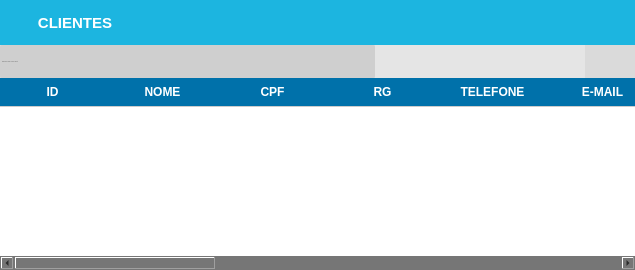
            <widget class="QWidget" name="clientes">
             <layout class="QGridLayout" name="gridLayout_2">
              <property name="leftMargin">
               <number>0</number>
              </property>
              <property name="topMargin">
               <number>0</number>
              </property>
              <property name="rightMargin">
               <number>0</number>
              </property>
              <property name="bottomMargin">
               <number>0</number>
              </property>
              <property name="spacing">
               <number>0</number>
              </property>
              <item row="0" column="0">
               <widget class="QFrame" name="frame_4">
                <property name="styleSheet">
                 <string notr="true">background-color: rgb(118, 118, 118);</string>
                </property>
                <property name="frameShape">
                 <enum>QFrame::NoFrame</enum>
                </property>
                <property name="frameShadow">
                 <enum>QFrame::Raised</enum>
                </property>
                <layout class="QVBoxLayout" name="verticalLayout_3">
                 <property name="spacing">
                  <number>0</number>
                 </property>
                 <property name="leftMargin">
                  <number>0</number>
                 </property>
                 <property name="topMargin">
                  <number>0</number>
                 </property>
                 <property name="rightMargin">
                  <number>0</number>
                 </property>
                 <property name="bottomMargin">
                  <number>0</number>
                 </property>
                 <item>
                  <widget class="QFrame" name="frame_8">
                   <property name="maximumSize">
                    <size>
                     <width>16777215</width>
                     <height>45</height>
                    </size>
                   </property>
                   <property name="styleSheet">
                    <string notr="true">background-color: qlineargradient(spread:pad, x1:0.518552, y1:0.414227, x2:0.52957, y2:1, stop:0 #1CB5E0 , stop:1 #1CB5E0);</string>
                   </property>
                   <property name="frameShape">
                    <enum>QFrame::NoFrame</enum>
                   </property>
                   <property name="frameShadow">
                    <enum>QFrame::Raised</enum>
                   </property>
                   <layout class="QHBoxLayout" name="horizontalLayout_5">
                    <property name="spacing">
                     <number>0</number>
                    </property>
                    <property name="leftMargin">
                     <number>0</number>
                    </property>
                    <property name="topMargin">
                     <number>0</number>
                    </property>
                    <property name="rightMargin">
                     <number>0</number>
                    </property>
                    <property name="bottomMargin">
                     <number>0</number>
                    </property>
                    <item>
                     <widget class="QPushButton" name="pushButton_14">
                      <property name="minimumSize">
                       <size>
                        <width>150</width>
                        <height>45</height>
                       </size>
                      </property>
                      <property name="styleSheet">
                       <string notr="true">QPushButton {
background-color:  #1CB5E0;
border: none;
color: rgb(255, 255, 255);
font-weight: bold;
font-size: 15px;


text-transform: uppercase
 }
QPushButton:hover{
background-color:  #1CB5E0;
border: none;
color: rgb(255, 255, 255);
font-weight: bold;
font-size: 16px;
text-decoration:underline;



}</string>
                      </property>
                      <property name="text">
                       <string>CLIENTES</string>
                      </property>
                      <property name="icon">
                       <iconset>
                        <normaloff>img/clieentee.png</normaloff>img/clieentee.png</iconset>
                      </property>
                      <property name="iconSize">
                       <size>
                        <width>30</width>
                        <height>30</height>
                       </size>
                      </property>
                     </widget>
                    </item>
                    <item>
                     <spacer name="horizontalSpacer_2">
                      <property name="orientation">
                       <enum>Qt::Horizontal</enum>
                      </property>
                      <property name="sizeHint" stdset="0">
                       <size>
                        <width>485</width>
                        <height>20</height>
                       </size>
                      </property>
                     </spacer>
                    </item>
                   </layout>
                  </widget>
                 </item>
                 <item>
                  <widget class="QFrame" name="frame_9">
                   <property name="maximumSize">
                    <size>
                     <width>16777215</width>
                     <height>33</height>
                    </size>
                   </property>
                   <property name="styleSheet">
                    <string notr="true">background-color: rgb(218, 218, 218);</string>
                   </property>
                   <property name="frameShape">
                    <enum>QFrame::NoFrame</enum>
                   </property>
                   <property name="frameShadow">
                    <enum>QFrame::Raised</enum>
                   </property>
                   <layout class="QGridLayout" name="gridLayout_8">
                    <property name="leftMargin">
                     <number>0</number>
                    </property>
                    <property name="topMargin">
                     <number>0</number>
                    </property>
                    <property name="rightMargin">
                     <number>0</number>
                    </property>
                    <property name="bottomMargin">
                     <number>0</number>
                    </property>
                    <property name="spacing">
                     <number>0</number>
                    </property>
                    <item row="0" column="0">
                     <widget class="QLineEdit" name="tx_BuscaClientes">
                      <property name="sizePolicy">
                       <sizepolicy hsizetype="Preferred" vsizetype="Preferred">
                        <horstretch>0</horstretch>
                        <verstretch>0</verstretch>
                       </sizepolicy>
                      </property>
                      <property name="maximumSize">
                       <size>
                        <width>777777</width>
                        <height>16777215</height>
                       </size>
                      </property>
                      <property name="font">
                       <font>
                        <family>Arial</family>
                        <pointsize>-1</pointsize>
                        <weight>50</weight>
                        <italic>false</italic>
                        <bold>false</bold>
                       </font>
                      </property>
                      <property name="mouseTracking">
                       <bool>false</bool>
                      </property>
                      <property name="focusPolicy">
                       <enum>Qt::ClickFocus</enum>
                      </property>
                      <property name="styleSheet">
                       <string notr="true">QLineEdit{
background: #CFCFCF;
border-radius: 2px;
color: #000;
font: 13px &quot;Arial&quot; ;
text-transform: uppercase;
}
QLineEdit:Focus {
border: 1px solid blue;
}</string>
                      </property>
                      <property name="placeholderText">
                       <string>Pesquise por nome ou cpf do cliente</string>
                      </property>
                     </widget>
                    </item>
                    <item row="0" column="2">
                     <widget class="QPushButton" name="Bt_Cad_Cliente">
                      <property name="sizePolicy">
                       <sizepolicy hsizetype="Preferred" vsizetype="Preferred">
                        <horstretch>0</horstretch>
                        <verstretch>0</verstretch>
                       </sizepolicy>
                      </property>
                      <property name="minimumSize">
                       <size>
                        <width>0</width>
                        <height>33</height>
                       </size>
                      </property>
                      <property name="maximumSize">
                       <size>
                        <width>50</width>
                        <height>16777215</height>
                       </size>
                      </property>
                      <property name="toolTip">
                       <string>Adicionar cliente</string>
                      </property>
                      <property name="styleSheet">
                       <string notr="true">QPushButton {

background-color: rgb(229, 229, 229);
border:none;
 }
QPushButton:hover{
background-color: rgb(255, 255, 255);

}</string>
                      </property>
                      <property name="text">
                       <string/>
                      </property>
                      <property name="icon">
                       <iconset>
                        <normaloff>img/adicionar.png</normaloff>img/adicionar.png</iconset>
                      </property>
                      <property name="iconSize">
                       <size>
                        <width>50</width>
                        <height>25</height>
                       </size>
                      </property>
                     </widget>
                    </item>
                    <item row="0" column="4">
                     <widget class="QPushButton" name="Bt_Edit_Cliente">
                      <property name="sizePolicy">
                       <sizepolicy hsizetype="Preferred" vsizetype="Preferred">
                        <horstretch>0</horstretch>
                        <verstretch>0</verstretch>
                       </sizepolicy>
                      </property>
                      <property name="minimumSize">
                       <size>
                        <width>0</width>
                        <height>0</height>
                       </size>
                      </property>
                      <property name="maximumSize">
                       <size>
                        <width>60</width>
                        <height>33</height>
                       </size>
                      </property>
                      <property name="font">
                       <font>
                        <pointsize>6</pointsize>
                       </font>
                      </property>
                      <property name="toolTip">
                       <string>Primeiro selecione o cliente que deseja editar</string>
                      </property>
                      <property name="styleSheet">
                       <string notr="true">QPushButton {
background-color: rgb(229, 229, 229);
border:none;
 }
QPushButton:hover{
background-color: rgb(255, 255, 255);

}</string>
                      </property>
                      <property name="text">
                       <string/>
                      </property>
                      <property name="icon">
                       <iconset>
                        <normaloff>img/editar.png</normaloff>img/editar.png</iconset>
                      </property>
                      <property name="iconSize">
                       <size>
                        <width>50</width>
                        <height>25</height>
                       </size>
                      </property>
                     </widget>
                    </item>
                    <item row="0" column="5">
                     <widget class="QPushButton" name="Bt_Excluir_Cliente">
                      <property name="sizePolicy">
                       <sizepolicy hsizetype="Preferred" vsizetype="Preferred">
                        <horstretch>0</horstretch>
                        <verstretch>0</verstretch>
                       </sizepolicy>
                      </property>
                      <property name="minimumSize">
                       <size>
                        <width>0</width>
                        <height>33</height>
                       </size>
                      </property>
                      <property name="maximumSize">
                       <size>
                        <width>50</width>
                        <height>16777215</height>
                       </size>
                      </property>
                      <property name="toolTip">
                       <string>Primeiro selecione o cliente que deseja excluir</string>
                      </property>
                      <property name="styleSheet">
                       <string notr="true">QPushButton {
background-color: rgb(229, 229, 229);
border:none;
 }
QPushButton:hover{
background-color: rgb(255, 255, 255);

}</string>
                      </property>
                      <property name="text">
                       <string/>
                      </property>
                      <property name="icon">
                       <iconset>
                        <normaloff>img/remover.png</normaloff>img/remover.png</iconset>
                      </property>
                      <property name="iconSize">
                       <size>
                        <width>30</width>
                        <height>27</height>
                       </size>
                      </property>
                     </widget>
                    </item>
                    <item row="0" column="6">
                     <widget class="QPushButton" name="Bt_Imprimir_Cliente">
                      <property name="sizePolicy">
                       <sizepolicy hsizetype="Preferred" vsizetype="Preferred">
                        <horstretch>0</horstretch>
                        <verstretch>0</verstretch>
                       </sizepolicy>
                      </property>
                      <property name="minimumSize">
                       <size>
                        <width>0</width>
                        <height>33</height>
                       </size>
                      </property>
                      <property name="maximumSize">
                       <size>
                        <width>50</width>
                        <height>16777215</height>
                       </size>
                      </property>
                      <property name="toolTip">
                       <string>Imprimir ou salvar relatório da lista de clientes</string>
                      </property>
                      <property name="styleSheet">
                       <string notr="true">QPushButton {
border:none;
 }
QPushButton:hover{
background-color: rgb(255, 255, 255);

}</string>
                      </property>
                      <property name="text">
                       <string/>
                      </property>
                      <property name="icon">
                       <iconset>
                        <normaloff>img/impressora.png</normaloff>img/impressora.png</iconset>
                      </property>
                      <property name="iconSize">
                       <size>
                        <width>30</width>
                        <height>30</height>
                       </size>
                      </property>
                     </widget>
                    </item>
                    <item row="0" column="1">
                     <widget class="QPushButton" name="Bt_PesquisaCliente">
                      <property name="sizePolicy">
                       <sizepolicy hsizetype="Preferred" vsizetype="Preferred">
                        <horstretch>0</horstretch>
                        <verstretch>0</verstretch>
                       </sizepolicy>
                      </property>
                      <property name="minimumSize">
                       <size>
                        <width>0</width>
                        <height>33</height>
                       </size>
                      </property>
                      <property name="maximumSize">
                       <size>
                        <width>50</width>
                        <height>16777215</height>
                       </size>
                      </property>
                      <property name="toolTip">
                       <string>Pesquisar cliente</string>
                      </property>
                      <property name="styleSheet">
                       <string notr="true">QPushButton {

background-color: rgb(229, 229, 229);
border:none;
 }
QPushButton:hover{
background-color: rgb(255, 255, 255);

}</string>
                      </property>
                      <property name="text">
                       <string/>
                      </property>
                      <property name="icon">
                       <iconset>
                        <normaloff>img/pesquisar.png</normaloff>img/pesquisar.png</iconset>
                      </property>
                      <property name="iconSize">
                       <size>
                        <width>50</width>
                        <height>30</height>
                       </size>
                      </property>
                     </widget>
                    </item>
                   </layout>
                  </widget>
                 </item>
                 <item>
                  <widget class="QFrame" name="frame_10">
                   <property name="frameShape">
                    <enum>QFrame::NoFrame</enum>
                   </property>
                   <property name="frameShadow">
                    <enum>QFrame::Raised</enum>
                   </property>
                   <layout class="QHBoxLayout" name="horizontalLayout_7">
                    <property name="spacing">
                     <number>0</number>
                    </property>
                    <property name="leftMargin">
                     <number>0</number>
                    </property>
                    <property name="topMargin">
                     <number>0</number>
                    </property>
                    <property name="rightMargin">
                     <number>0</number>
                    </property>
                    <property name="bottomMargin">
                     <number>0</number>
                    </property>
                    <item>
                     <widget class="QTableWidget" name="TableWidget_Cliente">
                      <property name="sizePolicy">
                       <sizepolicy hsizetype="Preferred" vsizetype="Preferred">
                        <horstretch>0</horstretch>
                        <verstretch>0</verstretch>
                       </sizepolicy>
                      </property>
                      <property name="styleSheet">
                       <string notr="true">QHeaderView:section{
background-color: rgb(0, 113, 170);
padding: 5px 5px 5px 0px ;
font-size: 12px;
font-family: &quot;Arial&quot;;
font-weight: bold;
color: rgb(255, 255, 255);
border:none;
border-bottom: 1px solid #CCC;
}
QTableView{
background-color: rgb(255, 255, 255);
font-size: 12px;
color: rgb(113, 113, 113);

}
</string>
                      </property>
                      <property name="frameShape">
                       <enum>QFrame::NoFrame</enum>
                      </property>
                      <property name="dragDropOverwriteMode">
                       <bool>true</bool>
                      </property>
                      <property name="columnCount">
                       <number>15</number>
                      </property>
                      <attribute name="horizontalHeaderDefaultSectionSize">
                       <number>110</number>
                      </attribute>
                      <attribute name="horizontalHeaderMinimumSectionSize">
                       <number>15</number>
                      </attribute>
                      <attribute name="verticalHeaderHighlightSections">
                       <bool>true</bool>
                      </attribute>
                      <attribute name="verticalHeaderShowSortIndicator" stdset="0">
                       <bool>false</bool>
                      </attribute>
                      <attribute name="verticalHeaderStretchLastSection">
                       <bool>false</bool>
                      </attribute>
                      <column>
                       <property name="text">
                        <string>ID</string>
                       </property>
                      </column>
                      <column>
                       <property name="text">
                        <string>NOME</string>
                       </property>
                      </column>
                      <column>
                       <property name="text">
                        <string>CPF</string>
                       </property>
                      </column>
                      <column>
                       <property name="text">
                        <string>RG</string>
                       </property>
                      </column>
                      <column>
                       <property name="text">
                        <string>TELEFONE</string>
                       </property>
                      </column>
                      <column>
                       <property name="text">
                        <string>E-MAIL</string>
                       </property>
                      </column>
                      <column>
                       <property name="text">
                        <string>CEP</string>
                       </property>
                      </column>
                      <column>
                       <property name="text">
                        <string>ENDEREÇO</string>
                       </property>
                      </column>
                      <column>
                       <property name="text">
                        <string>NÚMERO</string>
                       </property>
                      </column>
                      <column>
                       <property name="text">
                        <string>BAIRRO</string>
                       </property>
                      </column>
                      <column>
                       <property name="text">
                        <string>CIDADE</string>
                       </property>
                      </column>
                      <column>
                       <property name="text">
                        <string>ESTADO</string>
                       </property>
                      </column>
                      <column>
                       <property name="text">
                        <string>LIM. CRÉDITO</string>
                       </property>
                      </column>
                      <column>
                       <property name="text">
                        <string>LIM. UTIL.</string>
                       </property>
                      </column>
                      <column>
                       <property name="text">
                        <string>LIM. DISP</string>
                       </property>
                      </column>
                     </widget>
                    </item>
                   </layout>
                  </widget>
                 </item>
                </layout>
               </widget>
              </item>
             </layout>
            </widget>
